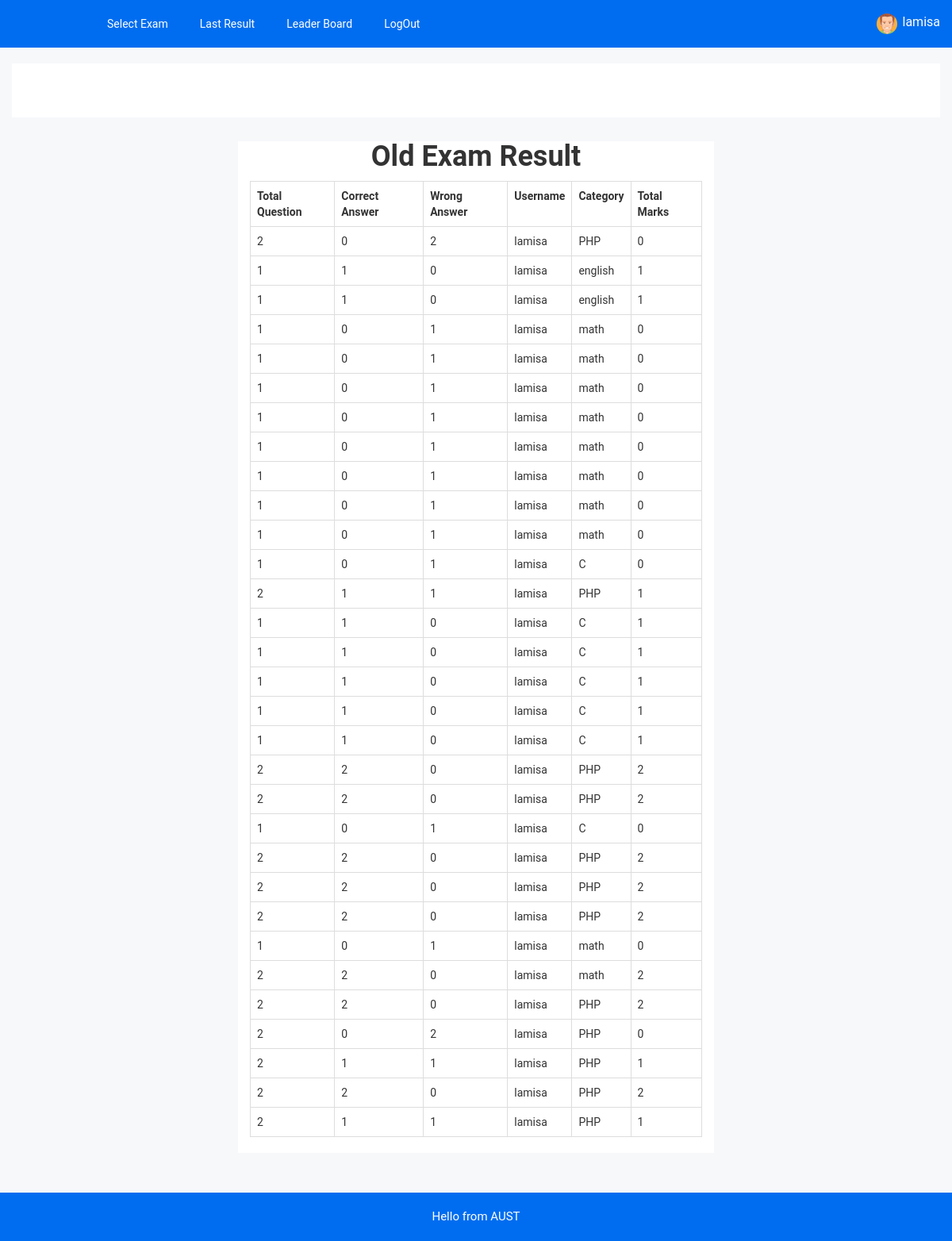
Screenshot of /last_result.php (signed in) with the database file from the repository.
### tables this page shows
CREATE TABLE `attempts` (
  `id` int(11) NOT NULL,
  `total_question` varchar(50) NOT NULL,
  `correct_answer` varchar(50) NOT NULL,
  `wrong_answer` varchar(50) NOT NULL,
  `username` varchar(50) NOT NULL,
  `category` varchar(50) DEFAULT NULL,
  `totalmarks` varchar(100) DEFAULT NULL
);

### last_result.php (the view, shortened to what this page needs)
<?php
include "connection.php";
    ?>
<?php
include "header.php";
?>
<div class="row" style="margin: 0px; padding:0px; margin-bottom: 50px;">
    <div class="col-lg-6 col-lg-push-3" style="min-height: 500px; background-color: white;">
    <center>
    <h1>Old Exam Result</h1>
    </center>
    <?php
    $res=mysqli_query($conn,"SELECT * from attempts where username='$_SESSION[username]' order by id desc");
    $count=mysqli_num_rows($res);
    if($count==0)
    {
        ?>
        <center>
        <h1>No results Found</h1>
        </center>
        <?php
    }
    else
    {
        echo "<table class='table table-bordered'>";
        echo "<tr >";
        echo "<th>"; echo "Total Question"; echo "</th>";
        echo "<th>";echo " Correct Answer";echo "</th>";
        echo "<th>"; echo "Wrong Answer";echo"</th>";
        echo "<th>";echo " Username";echo "</th>";
        echo "<th>";echo " Category";echo "</th>";
        echo "<th>";echo "Total Marks";echo "</th>";
        echo "</tr>";
        while($row=mysqli_fetch_array($res))
        {
        echo "<tr>";
        echo "<td>"; echo $row["total_question"]; echo "</td>";
        echo "<td>";echo $row["correct_answer"];echo "</td>";
        echo "<td>"; echo $row["wrong_answer"];echo"</td>";
        echo "<td>";echo $row["username"];echo "</td>";
        echo "<td>";echo $row["category"];echo "</td>";
        echo "<td>";echo $row["totalmarks"];echo "</td>";
        echo "</tr>";
        }
        echo "</table>";
    }
    ?>
    </div>
</div>
<?php
    include "footer.php";
?>

### connection.php (shortened to what this page needs)
<!DOCTYPE html>
<html>
</html>

### header.php (shortened to what this page needs)
<!doctype html>
<html class="no-js" lang="en">
<head>
    <link rel="stylesheet" href="css1/bootstrap.min.css">
    <link rel="stylesheet" href="css1/font-awesome.min.css">
    <link rel="stylesheet" href="style.css">
</head>
<body>
    <div class="all-content-wrapper">
        <div class="header-advance-area">
            <div class="header-top-area">
                <div class="container-fluid">
                    <div class="row">
                        <div class="col-lg-12 col-md-12 col-sm-12 col-xs-12">
                            <div class="header-top-wraper">
                                <div class="row">
                                    <div class="col-lg-1 col-md-0 col-sm-1 col-xs-12">
                                        <div class="menu-switcher-pro">
                                            <button type="button" id="sidebarCollapse" class="btn bar-button-pro header-drl-controller-btn btn-info navbar-btn">
                                            </button>
                                        </div>
                                    </div>
                                    <div class="col-lg-6 col-md-7 col-sm-6 col-xs-12">
                                        <div class="header-top-menu tabl-d-n">
                                            <ul class="nav navbar-nav mai-top-nav">
                                                <li class="nav-item"><a href="select_exam.php" class="nav-link">Select Exam</a>
                                                </li>
                                                <li class="nav-item"><a href="last_result.php" class="nav-link">Last Result</a>
                                                </li>
                                                <li class="nav-item"><a href="selectcat.php" class="nav-link">Leader Board</a>
                                                </li>
                                                <li class="nav-item"><a href="logout.php" class="nav-link">LogOut</a>
                                                </li>
                                            </ul>
                                        </div>
                                    </div>
                                    <div class="col-lg-5 col-md-5 col-sm-12 col-xs-12">
                                        <div class="header-right-info">
                                            <ul class="nav navbar-nav mai-top-nav header-right-menu">
                                                <li class="nav-item">
                                                    <a href="#" data-toggle="dropdown" role="button" aria-expanded="false" class="nav-link dropdown-toggle">
                                                        <img src="img/avatar-mini2.jpg" alt="" />
                                                        <span class="admin-name"><?php echo $_SESSION["username"]; ?></span>
                                                    </a>
                                                </li>
                                            </ul>
                                        </div>
                                    </div>
                                </div>
                            </div>
                        </div>
                    </div>
                </div>
            </div>
            <div class="breadcome-area">
                <div class="container-fluid">
                    <div class="row">
                        <div class="col-lg-12 col-md-12 col-sm-12 col-xs-12">
                            <div class="breadcome-list">
                                <div class="row">
                                    <div class="col-lg-12 col-md-6 col-sm-6 col-xs-12 text-right">
                                        <ul class="breadcome-menu">
                                        </ul>
                                    </div>
                                </div>
                            </div>
                        </div>
                    </div>
                </div>
            </div>
        </div>
    </div>
</body>

### footer.php (shortened to what this page needs)
<div class="footer-copyright-area">
    <div class="container-fluid">
        <div class="row">
            <div class="col-lg-12">
                <div class="footer-copy-right">
                    <p>Hello from AUST </p>
                </div>
            </div>
        </div>
    </div>
</div>

### rows the page displays
attempts: total_question "2", correct_answer "0", wrong_answer "2", username "lamisa", category "PHP", totalmarks "0"
attempts: total_question "1", correct_answer "1", wrong_answer "0", username "lamisa", category "english", totalmarks "1"
attempts: total_question "1", correct_answer "1", wrong_answer "0", username "lamisa", category "english", totalmarks "1"
attempts: total_question "1", correct_answer "0", wrong_answer "1", username "lamisa", category "math", totalmarks "0"
attempts: total_question "1", correct_answer "0", wrong_answer "1", username "lamisa", category "math", totalmarks "0"
attempts: total_question "1", correct_answer "0", wrong_answer "1", username "lamisa", category "math", totalmarks "0"
attempts: total_question "1", correct_answer "0", wrong_answer "1", username "lamisa", category "math", totalmarks "0"
attempts: total_question "1", correct_answer "0", wrong_answer "1", username "lamisa", category "math", totalmarks "0"
attempts: total_question "1", correct_answer "0", wrong_answer "1", username "lamisa", category "math", totalmarks "0"
attempts: total_question "1", correct_answer "0", wrong_answer "1", username "lamisa", category "math", totalmarks "0"
attempts: total_question "1", correct_answer "0", wrong_answer "1", username "lamisa", category "math", totalmarks "0"
attempts: total_question "1", correct_answer "0", wrong_answer "1", username "lamisa", category "C", totalmarks "0"
attempts: total_question "2", correct_answer "1", wrong_answer "1", username "lamisa", category "PHP", totalmarks "1"
attempts: total_question "1", correct_answer "1", wrong_answer "0", username "lamisa", category "C", totalmarks "1"
attempts: total_question "1", correct_answer "1", wrong_answer "0", username "lamisa", category "C", totalmarks "1"
attempts: total_question "1", correct_answer "1", wrong_answer "0", username "lamisa", category "C", totalmarks "1"
attempts: total_question "1", correct_answer "1", wrong_answer "0", username "lamisa", category "C", totalmarks "1"
attempts: total_question "1", correct_answer "1", wrong_answer "0", username "lamisa", category "C", totalmarks "1"
attempts: total_question "2", correct_answer "2", wrong_answer "0", username "lamisa", category "PHP", totalmarks "2"
attempts: total_question "2", correct_answer "2", wrong_answer "0", username "lamisa", category "PHP", totalmarks "2"
attempts: total_question "1", correct_answer "0", wrong_answer "1", username "lamisa", category "C", totalmarks "0"
attempts: total_question "2", correct_answer "2", wrong_answer "0", username "lamisa", category "PHP", totalmarks "2"
attempts: total_question "2", correct_answer "2", wrong_answer "0", username "lamisa", category "PHP", totalmarks "2"
attempts: total_question "2", correct_answer "2", wrong_answer "0", username "lamisa", category "PHP", totalmarks "2"
attempts: total_question "1", correct_answer "0", wrong_answer "1", username "lamisa", category "math", totalmarks "0"
attempts: total_question "2", correct_answer "2", wrong_answer "0", username "lamisa", category "math", totalmarks "2"
attempts: total_question "2", correct_answer "2", wrong_answer "0", username "lamisa", category "PHP", totalmarks "2"
attempts: total_question "2", correct_answer "0", wrong_answer "2", username "lamisa", category "PHP", totalmarks "0"
attempts: total_question "2", correct_answer "1", wrong_answer "1", username "lamisa", category "PHP", totalmarks "1"
attempts: total_question "2", correct_answer "2", wrong_answer "0", username "lamisa", category "PHP", totalmarks "2"
attempts: total_question "2", correct_answer "1", wrong_answer "1", username "lamisa", category "PHP", totalmarks "1"

### other values shown
$_SESSION["username"] "lamisa"
